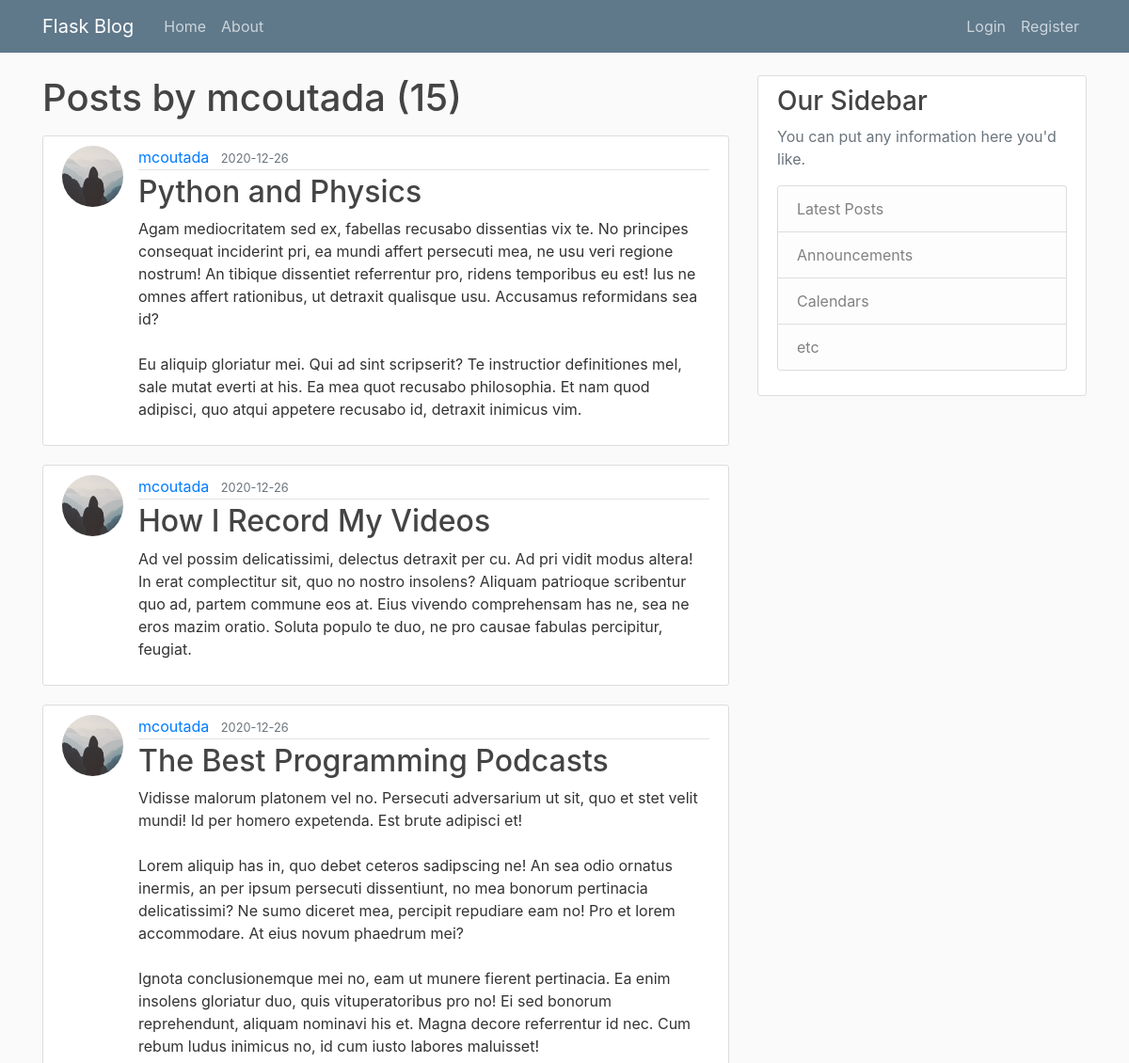
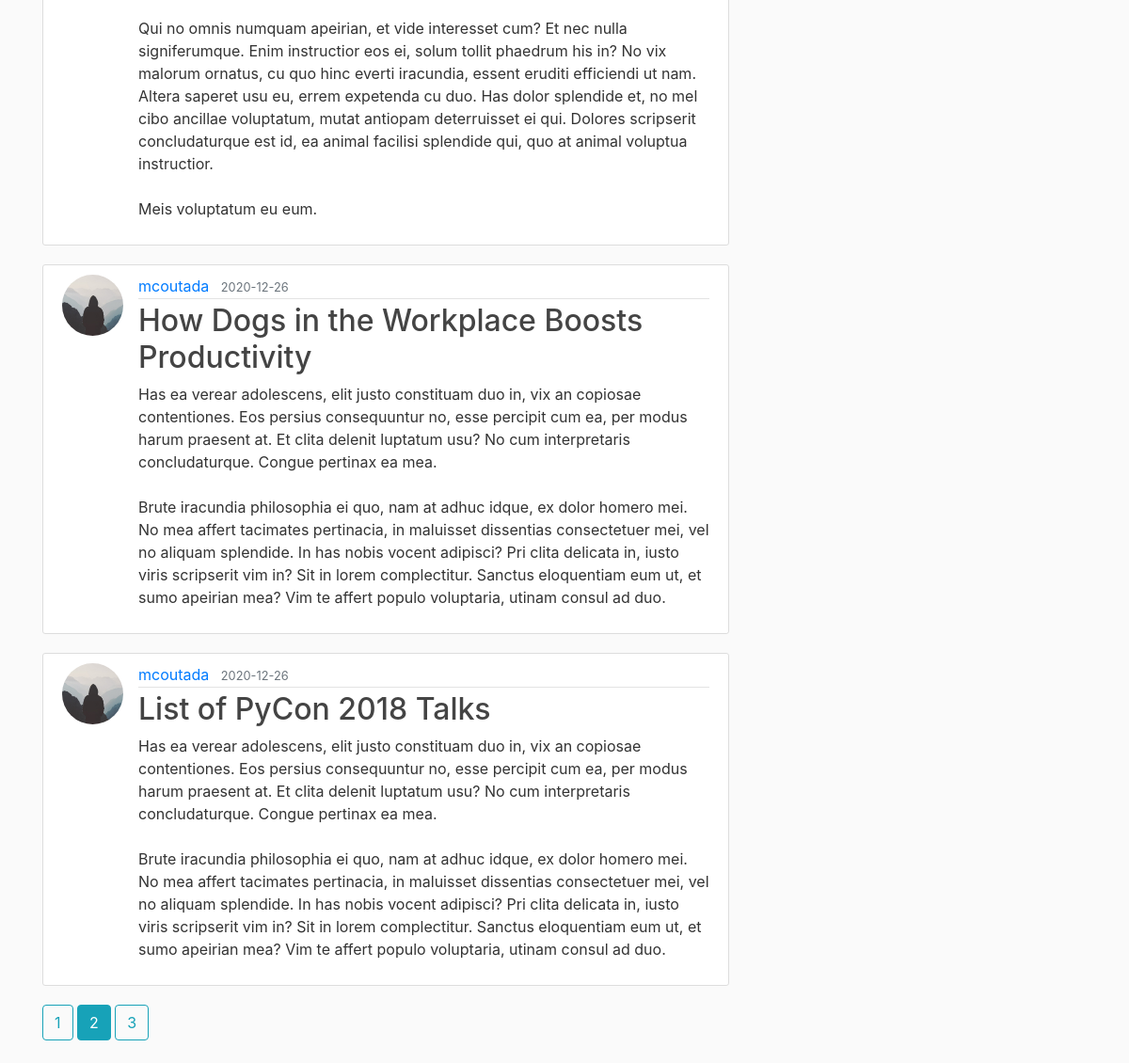
The app's page /user/mcoutada?page=2 with its own data (2 pictures, top to bottom).
### flaskblog/models.py (models this page shows, shortened)
class User(db.Model, UserMixin):
    id = db.Column(db.Integer, primary_key=True)
    username = db.Column(db.String(20), unique=True, nullable=False)
    email = db.Column(db.String(120), unique=True, nullable=False)
    image_file = db.Column(db.String(20), nullable=False, default="default.jpg")
    password = db.Column(db.String(60), nullable=False)
    posts = db.relationship("Post", backref="author", lazy=True)

class Post(db.Model):
    id = db.Column(db.Integer, primary_key=True)
    title = db.Column(db.String(100), nullable=False)
    date_posted = db.Column(db.DateTime, nullable=False, default=datetime.utcnow)
    content = db.Column(db.Text, nullable=False)
    user_id = db.Column(db.Integer, db.ForeignKey("user.id"), nullable=False)

### flaskblog/routes.py (the view)
@app.route("/user/<string:username>")
def user_posts(username):
    page = request.args.get("page", 1, type=int)
    user = User.query.filter_by(username=username).first_or_404()
    posts = (
        Post.query.filter_by(author=user)
        .order_by(Post.date_posted.desc())
        .paginate(page=page, per_page=5)
    )
    return render_template("user_posts.html", posts=posts, user=user)

### flaskblog/templates/user_posts.html (shortened to what this page needs)
{% extends "layout.html" %}
{% block content %}
    <h1 class="mb-3">Posts by {{ user.username }} ({{ posts.total }})</h1>
    {% for post in posts.items %}
        <article class="media content-section">
        <img class="rounded-circle article-img" src="{{url_for('static',filename="profile_pics/" + post.author.image_file)}}">
          <div class="media-body">
            <div class="article-metadata">
              <a class="mr-2" href="{{ url_for('user_posts', username=post.author.username) }}">{{ post.author.username }}</a>
              <small class="text-muted">{{ post.date_posted.strftime('%Y-%m-%d') }}</small>
            </div>
            <h2><a class="article-title" href="{{ url_for('post', post_id=post.id) }}">{{ post.title }}</a></h2>
            <p class="article-content">{{ post.content }}</p>
          </div>
        </article>
    {% endfor %}
    {% for page_num in posts.iter_pages(left_edge=1, right_edge=1,left_current=1, right_current=2) %}
      {% if page_num %}
        {% if posts.page == page_num %}
          <a class="btn btn-info mb-4" href="{{ url_for('user_posts', username=user.username, page=page_num) }}">{{ page_num }}</a>
        {% else %}
          <a class="btn btn-outline-info mb-4" href="{{ url_for('user_posts', username=user.username, page=page_num) }}">{{ page_num }}</a>
        {% endif %}
      {% endif %}
    {% endfor %}
{% endblock content %}

### flaskblog/static/main.css (style rules this page uses)
body { background: #fafafa; color: #333333; margin-top: 5rem; }
h1, h2, h3, h4, h5, h6 { color: #444444; }
.content-section { background: #ffffff; padding: 10px 20px; border: 1px solid #dddddd; border-radius: 3px; margin-bottom: 20px; }
.article-title { color: #444444; }
.article-content { white-space: pre-line; }
.article-img { height: 65px; width: 65px; margin-right: 16px; }
.article-metadata { padding-bottom: 1px; margin-bottom: 4px; border-bottom: 1px solid #e3e3e3 }

### records on screen
User: username "mcoutada"
Post: image_file (placeholder picture), author.username "mcoutada", date_posted "2020-12-26", title "Python and Physics", content "Agam mediocritatem sed ex, fabellas recusabo dissentias vix te. No principes consequat inciderint pri, ea mundi affert persecuti mea, ne usu veri regione nostrum! An tibique dissentiet referrentur pro, ridens temporibus eu est! Ius ne omnes affert rationibus, ut detraxit qualisque usu. Accusamus reformidans sea id? Eu aliquip gloriatur mei. Qui ad sint scripserit? Te instructior definitiones mel, sale mutat everti at his. Ea mea quot recusabo philosophia. Et nam quod adipisci, quo atqui appetere recusabo id, detraxit inimicus vim."
Post: image_file (placeholder picture), author.username "mcoutada", date_posted "2020-12-26", title "How I Record My Videos", content "Ad vel possim delicatissimi, delectus detraxit per cu. Ad pri vidit modus altera! In erat complectitur sit, quo no nostro insolens? Aliquam patrioque scribentur quo ad, partem commune eos at. Eius vivendo comprehensam has ne, sea ne eros mazim oratio. Soluta populo te duo, ne pro causae fabulas percipitur, feugiat."
Post: image_file (placeholder picture), author.username "mcoutada", date_posted "2020-12-26", title "The Best Programming Podcasts", content "Vidisse malorum platonem vel no. Persecuti adversarium ut sit, quo et stet velit mundi! Id per homero expetenda. Est brute adipisci et! Lorem aliquip has in, quo debet ceteros sadipscing ne! An sea odio ornatus inermis, an per ipsum persecuti dissentiunt, no mea bonorum pertinacia delicatissimi? Ne sumo diceret mea, percipit repudiare eam no! Pro et lorem accommodare. At eius novum phaedrum mei? Ignota conclusionemque mei no, eam ut munere fierent pertinacia. Ea enim insolens gloriatur duo, quis vituperatoribus pro no! Ei sed bonorum reprehendunt, aliquam nominavi his et. Magna decore referrentur id nec. Cum rebum ludus inimicus no, id cum iusto labores maluisset! Qui no omnis numquam…"
Post: image_file (placeholder picture), author.username "mcoutada", date_posted "2020-12-26", title "How Dogs in the Workplace Boosts Productivity", content "Has ea verear adolescens, elit justo constituam duo in, vix an copiosae contentiones. Eos persius consequuntur no, esse percipit cum ea, per modus harum praesent at. Et clita delenit luptatum usu? No cum interpretaris concludaturque. Congue pertinax ea mea. Brute iracundia philosophia ei quo, nam at adhuc idque, ex dolor homero mei. No mea affert tacimates pertinacia, in maluisset dissentias consectetuer mei, vel no aliquam splendide. In has nobis vocent adipisci? Pri clita delicata in, iusto viris scripserit vim in? Sit in lorem complectitur. Sanctus eloquentiam eum ut, et sumo apeirian mea? Vim te affert populo voluptaria, utinam consul ad duo."
Post: image_file (placeholder picture), author.username "mcoutada", date_posted "2020-12-26", title "List of PyCon 2018 Talks", content "Has ea verear adolescens, elit justo constituam duo in, vix an copiosae contentiones. Eos persius consequuntur no, esse percipit cum ea, per modus harum praesent at. Et clita delenit luptatum usu? No cum interpretaris concludaturque. Congue pertinax ea mea. Brute iracundia philosophia ei quo, nam at adhuc idque, ex dolor homero mei. No mea affert tacimates pertinacia, in maluisset dissentias consectetuer mei, vel no aliquam splendide. In has nobis vocent adipisci? Pri clita delicata in, iusto viris scripserit vim in? Sit in lorem complectitur. Sanctus eloquentiam eum ut, et sumo apeirian mea? Vim te affert populo voluptaria, utinam consul ad duo."

### other values on screen
{{ posts.total }} "15"
{{ page_num }} "1" "3"
{{ page_num }} "2"
